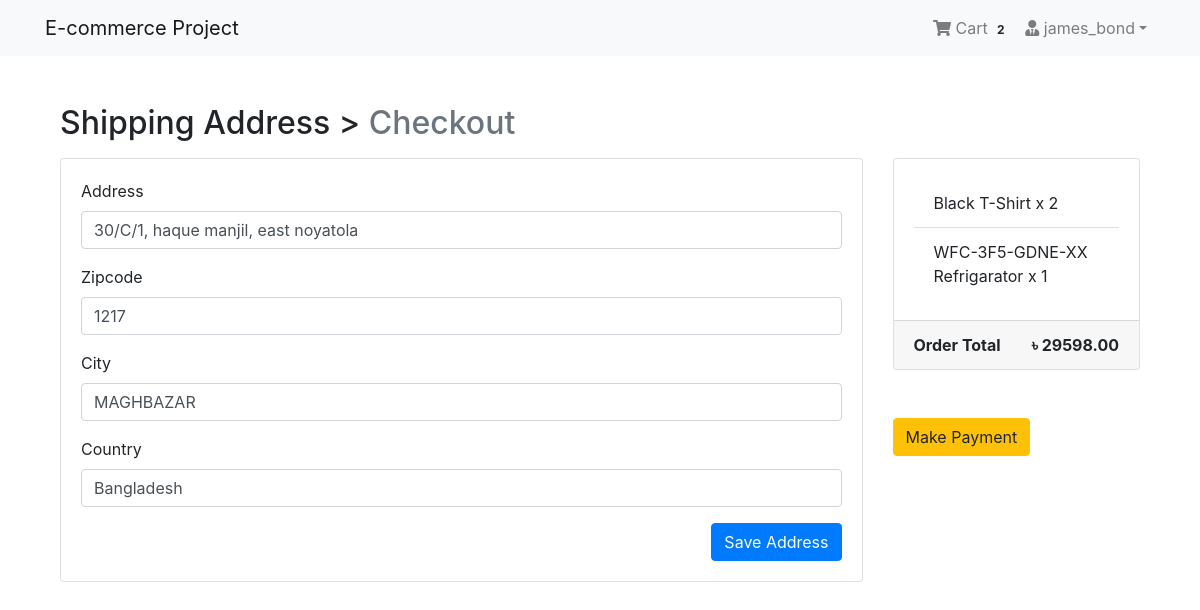
Page /payment/checkout/ (signed in) on the committed database.
### App_Login/models.py (models this page shows, shortened)
class User(AbstractBaseUser,PermissionsMixin):
    email = models.EmailField(unique=True,null=False)
    is_staff = models.BooleanField(
        gettext_lazy('staff status'),
        default= False,
        help_text = gettext_lazy('Designates whether the user can login this site')
    )
    is_active =models.BooleanField(
        gettext_lazy('active'),
        default =True,
        help_text = gettext_lazy('Designates whether this user should be treated as active. Unselect this instead of deleting account')
    )
    USERNAME_FIELD = 'email'
    objects = MyUserManager()

class Profile(models.Model):
    user =models.OneToOneField(User,on_delete=models.CASCADE,related_name='profile')
    username = models.CharField(max_length=264,blank=True)
    full_name=models.CharField(max_length=264,blank=True)
    address_1 = models.TextField(max_length=300,blank=True)
    city = models.CharField(max_length=40,blank =True)
    zipcode = models.CharField(max_length=10,blank=True)
    country=models.CharField(max_length=50,blank=True)
    phone = models.CharField(max_length=20,blank=True)
    date_joined=models.DateTimeField(auto_now_add=True)

### App_Order/models.py (models this page shows, shortened)
class Order(models.Model):
    orderitems = models.ManyToManyField(Cart)
    user = models.ForeignKey(settings.AUTH_USER_MODEL,on_delete=models.CASCADE)
    orderd = models.BooleanField(default=False)
    created = models.DateTimeField(auto_now_add=True)
    paymentId =models.CharField(max_length=264,blank=True,null=True)
    orderId=models.CharField(max_length=200,blank=True,null= True)
    def get_totals(self):
        total = 0
        for order_item in self.orderitems.all():
            total += float(order_item.get_total())
        return total

class Cart(models.Model):
    user = models.ForeignKey(settings.AUTH_USER_MODEL,on_delete=models.CASCADE,related_name="cart")
    item = models.ForeignKey(Product,on_delete=models.CASCADE)
    quantity = models.IntegerField(default=1)
    purchased = models.BooleanField(default=False)
    created = models.DateTimeField(auto_now_add=True)
    updated = models.DateTimeField(auto_now = True)
    def get_total(self):
        total = self.item.price * self.quantity
        float_total = format(total,'0.2f')
        return float_total

### App_Payment/models.py (models this page shows, shortened)
class BillingAddress(models.Model):
    user = models.ForeignKey(settings.AUTH_USER_MODEL, on_delete=models.CASCADE)
    address = models.CharField(max_length=264, blank=True)
    zipcode = models.CharField(max_length=10, blank=True)
    city = models.CharField(max_length=30, blank=True)
    country = models.CharField(max_length=20, blank=True)
    def is_fully_filled(self):
        field_names = [f.name for f in self._meta.get_fields()]
        for field_name in field_names:
            value = getattr(self, field_name)
            if value is None or value=='':
                return False
        return True
    class Meta:
        verbose_name_plural = "Billing Addresses"

### App_Shop/models.py (models this page shows, shortened)
class Product(models.Model):
    mainimage =models.ImageField(upload_to='products')
    name= models.CharField(max_length=264)
    category=models.ForeignKey(Category,on_delete=models.CASCADE,related_name='category')
    preview= models.TextField(max_length=200,verbose_name='preview_text')
    detailed_text=models.TextField(max_length=1000,verbose_name='description')
    price=models.FloatField()
    old_price=models.FloatField(default=0.00)
    created =models.DateTimeField(auto_now_add=True)
    class Meta:
        ordering = ['-created',]

### App_Payment/views.py (the view)
# urls.py: path('checkout/', views.checkout, name="checkout"),
@login_required
def checkout(request):
    saved_address = BillingAddress.objects.get_or_create(user=request.user)
    saved_address = saved_address[0]
    form = BillingForm(instance=saved_address)
    if request.method == "POST":
        form = BillingForm(request.POST, instance=saved_address)
        if form.is_valid():
            form.save()
            form = BillingForm(instance=saved_address)
            messages.success(request, f"Shipping Address Saved!")
    order_qs = Order.objects.filter(user=request.user, orderd=False)
    order_items = order_qs[0].orderitems.all()
    order_total = order_qs[0].get_totals()
    return render(request, 'App_Payment/checkout.html', context={"form":form, "order_items":order_items, "order_total":order_total, "saved_address":saved_address})

### App_Payment/forms.py
class BillingForm(forms.ModelForm):
    class Meta:
        model = BillingAddress
        fields = ['address', 'zipcode', 'city', 'country']

### App_Order/templatetags/cart_tag.py (called while the page is built)
@register.filter
def cart_total(user):
    order = Order.objects.filter(user=user, orderd=False)
    if order.exists():
        return order[0].orderitems.count()
    else:
        return 0

### templates/App_Payment/checkout.html (shortened to what this page needs)
{% extends 'base.html' %}
{% load crispy_forms_tags %}
{% block body %}
<div class="container mt-5">
  <h2 class="mb-3">
    Shipping Address > <span class="text-muted">Checkout</span>
  </h2>
  <div class="row">
    <div class="col-md-9">
      <div class="card mb-5" style="height: auto">
        <div class="card-body">
          <form method="POST">
            {{form|crispy}}
            <button type="submit" class="btn btn-primary float-right">Save Address</button>
          </form>
        </div>
      </div>
    </div>
    <div class="col-md-3">
      <div class="card" style="height:auto">
        <div class="card-body">
          <ul class="list-group list-group-flush">
            {% for order_item in order_items %}
              <li class="list-group-item">{{ order_item.item.name}} x {{order_item.quantity}}</li>
            {% endfor %}
          </ul>
        </div>
        <div class="card-footer">
          <span class="float-left"><b>Order Total</b></span>
          <span class="float-right"><b>&#2547; {{order_total|floatformat:2}}</b></span>
        </div>
      </div>
      <br>
      <br>
      {% if saved_address.is_fully_filled %}
      <a href="#" class="btn btn-warning btn-md">Make Payment</a>
      {% else %}
      <div class="alert alert-info">
        <p>Please fill up all the information to make payment.</p>
      </div>
      {% endif %}
    </div>
  </div>
</div>
{% endblock %}

### templates/navbar.html (shortened to what this page needs)
{% load cart_tag %}
<nav class="navbar navbar-expand-lg navbar-light bg-light">
  <div class="container">
    <a class="navbar-brand" href="{% url 'App_Shop:home' %}">E-commerce Project</a>
    <div class="collapse navbar-collapse" id="navbarNav">
      <ul class="navbar-nav ml-auto">
        {% if request.user.is_authenticated %}
        <li class="nav-item">
              <a href="{% url 'App_Order:cart' %}" class="nav-link">
                <i class="fa fa-shopping-cart"></i> Cart
                <span class="badge badge-light">{{ request.user | cart_total }}</span>
              </a>
        </li>
        <li class="nav-item dropdown">
          <a class="nav-link dropdown-toggle" href="#" id="navbarDropdown" role="button" data-toggle="dropdown" aria-haspopup="true" aria-expanded="false"><i class="fas fa-user-tie"></i> {{request.user.profile.username}}</a>
        </li>
        {% else %}
        <li class="nav-item">
          <a href="{% url 'App_Login:login' %}" class="btn btn-primary">Login</a>
        </li>
        {% endif %}
      </ul>
  </div>
</div>
</nav>

### templates/base.html (style rules this page uses)
.card { height: 350px; }

### rows in the picture
User: user|cart_total "2", user.profile.username "james_bond"
BillingAddress: address "30/C/1, haque manjil, east noyatola", zipcode "1217", city "MAGHBAZAR", country "Bangladesh"
Cart: item.name "Black T-Shirt", quantity "2"
Cart: item.name "WFC-3F5-GDNE-XX Refrigarator", quantity "1"

### other values in the picture
{{ order_total|floatformat:2 }} "29598.00"
